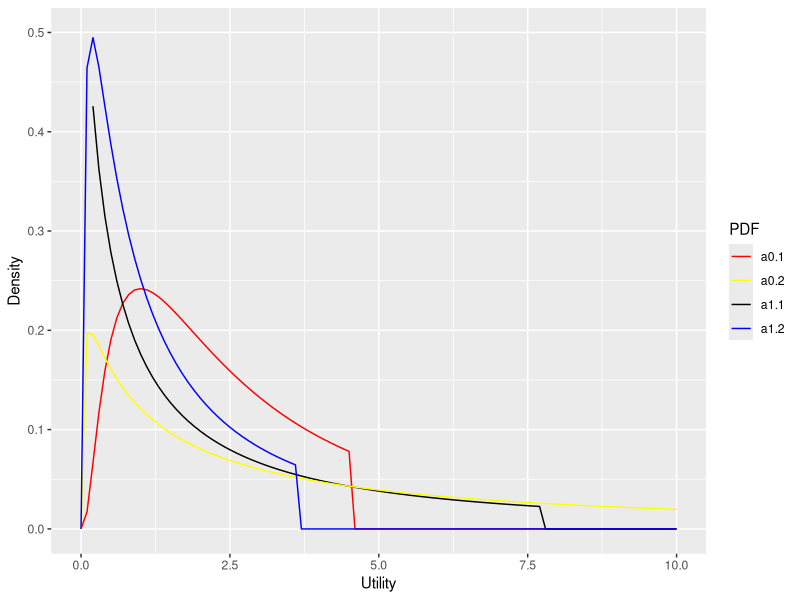

Reproduce this figure in R.
library(ggplot2)
# Indeterminate credences (P_1, P_2), conditional lognormals given actions 0, 1
# P_1: mu(a_0)=1, sigma.sq(a_0)=1, mu(a_1)=1, sigma.sq(a_1)=2
# P_2: mu(a_0)=2, sigma.sq(a_0)=2, mu(a_1)=1/2, sigma.sq(a_1)=3/2

truncated.expectation = function(mu, sigma.sq, eta, mc.replicates=1e6){
  # Compute expectation of eta-truncated lognormal with params (mu, sigma.sq)
  
  x = rlnorm(mc.replicates, mu, sigma.sq)
  quantiles = quantile(x, probs=(1-eta))
  return(mean(x[x < quantiles]))
}


best.action.under.each.p = function(etas=seq(0.1, 0.5, 0.1)){
  for(eta in etas){
    u.0.0 = truncated.expectation(1, 1, eta)
    u.0.1 = truncated.expectation(1, 2, eta)
    u.1.0 = truncated.expectation(2, 2, eta)
    u.1.1 = truncated.expectation(0.5, 1.5, eta)
    print(paste(eta,  u.0.0, u.0.1, u.1.0, u.1.1, sep=" "))
  }
}


get.truncated.pdf = function(mu, sigma.sq, eta, mc.replicates=1e6){
  # Get truncated pdf
  x = rlnorm(mc.replicates, mu, sigma.sq)
  q = quantile(x, probs=(1-eta))
  truncated.pdf = function(y){
    if(y < q){
      return(dlnorm(y, mu, sigma.sq))
    }
    else{
      return(0)
    }
  }
  # truncated.pdf = Vectorize(truncated.pdf)
  return(Vectorize(truncated.pdf))
}


plot.truncated.pdfs = function(){
  # funcs = list(get.truncated.pdf(1, 1, 0.3), get.truncated.pdf(1, 2, 0.3), get.truncated.pdf(2, 2, 0.3),
  #              get.truncated.pdf(0.5, 1.5, 0.3))
  cols = c('red', 'yellow', 'black', 'blue')
  names = list('a0.1', 'a1.1', 'a1.2', 'a1.2')
  p = ggplot() + 
    stat_function(fun=get.truncated.pdf(1, 1, 0.3), aes(colour="a0.1")) + 
    stat_function(fun=get.truncated.pdf(1, 2, 0.3), aes(colour="a1.1")) + 
    stat_function(fun=get.truncated.pdf(2, 2, 0.3), aes(colour="a0.2")) + 
    stat_function(fun=get.truncated.pdf(0.5, 1.5, 0.3), aes(colour="a1.2")) + 
    scale_colour_manual("PDF", values=c("red", "yellow", "black", "blue")) +
    scale_x_continuous(name="Utility", limits=c(0, 10)) + 
    scale_y_continuous(name="Density", limits=c(0, 0.5))
  print(p)
}

plot.truncated.pdfs()


# set.seed(3)
# best.action.under.each.p()